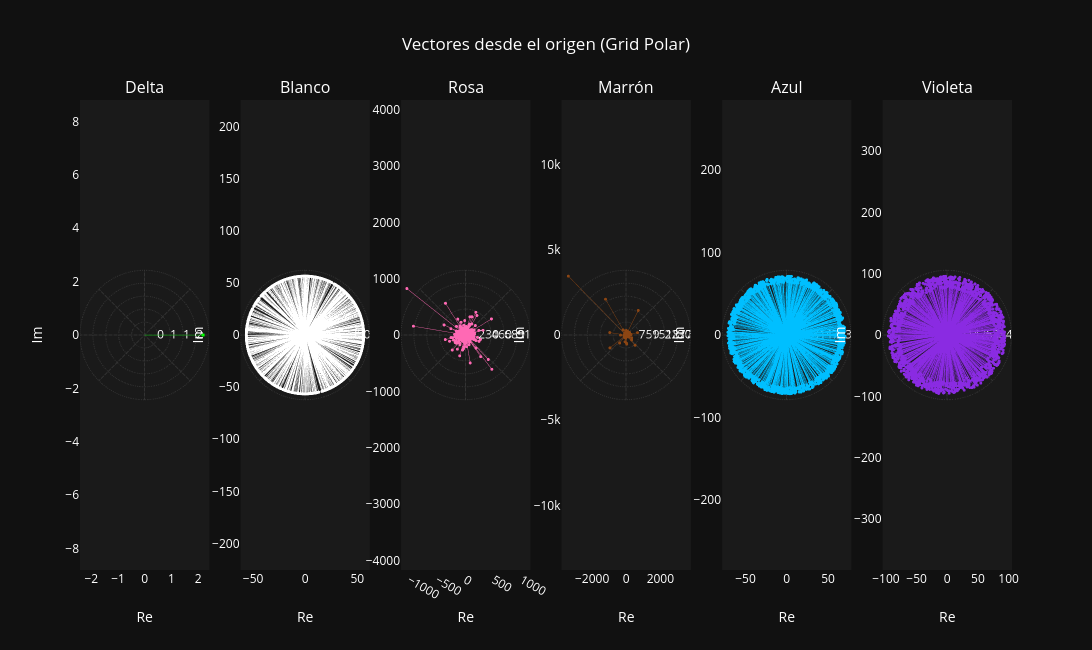

Here is the notebook cell this chart was saved with:
### Markdown cell above
## Coeficientes FFT en el plano complejo

Representamos cada coeficiente $H(f)$ como:

- **Vectores desde el origen** (Re vs Im): se ven las puntas y la dirección.
- **Nube de puntos**: útil para ver la forma (círculo, espiral, dispersión).

Los valores son reales (divididos entre $N$).

### Code cell
def vectores_desde_origen(mag, fase, max_vectores):
    idx = np.argsort(mag)[-max_vectores:]
    m = mag[idx]
    ph = fase[idx]
    x = m * np.cos(ph)
    y = m * np.sin(ph)
    xv, yv = [], []
    for xi, yi in zip(x, y):
        xv.extend([0, xi, None])
        yv.extend([0, yi, None])
    return np.array(xv), np.array(yv), x, y

def plot_complejo_vectores(senales, titulos, colores, max_vectores=1024):
    n = len(senales)
    fig = make_subplots(rows=1, cols=n, subplot_titles=titulos)
    for i, (sig, color) in enumerate(zip(senales, colores), start=1):
        Y = np.fft.rfft(sig) # Sin normalizar
        xv, yv, x, y_ = vectores_desde_origen(np.abs(Y), np.angle(Y), max_vectores)
        limite = max(np.abs(x).max(), np.abs(y_).max()) * 1.1
        if limite == 0: limite = 1.0

        # Grid: círculos
        for r in np.linspace(limite/5, limite, 5):
            theta = np.linspace(0, 2*np.pi, 100)
            fig.add_trace(go.Scattergl(x=r*np.cos(theta), y=r*np.sin(theta),
                                       mode='lines', line=dict(color='#333333', width=1, dash='dot'),
                                       showlegend=False, hoverinfo='skip'), row=1, col=i)
            fig.add_trace(go.Scattergl(x=[r], y=[0], mode='text', text=[f"{r:.0f}"],
                                       textposition="middle right", showlegend=False), row=1, col=i)

        # Grid: líneas a 45°
        for ang in np.arange(0, 180, 45):
            rad = np.deg2rad(ang)
            fig.add_trace(go.Scattergl(x=[limite*np.cos(rad), -limite*np.cos(rad)],
                                       y=[limite*np.sin(rad), -limite*np.sin(rad)],
                                       mode='lines', line=dict(color='#333333', width=1, dash='dash'),
                                       showlegend=False, hoverinfo='skip'), row=1, col=i)

        # Vectores
        fig.add_trace(go.Scattergl(x=xv, y=yv, mode='lines',
                                   line=dict(color=color, width=0.4),
                                   showlegend=False, hoverinfo='skip'), row=1, col=i)
        fig.add_trace(go.Scattergl(x=x, y=y_, mode='markers',
                                   marker=dict(color=color, size=3),
                                   name=titulos[i-1], showlegend=False), row=1, col=i)

        # Configurar ejes
        eje_x = "xaxis" if i == 1 else f"xaxis{i}"
        eje_y = "yaxis" if i == 1 else f"yaxis{i}"
        ref_y = "y" if i == 1 else f"y{i}"
        fig.layout[eje_x].update(title="Re", scaleanchor=ref_y, scaleratio=1, range=[-limite, limite], showgrid=False, zeroline=False)
        fig.layout[eje_y].update(title="Im", range=[-limite, limite], showgrid=False, zeroline=False)

    fig.update_layout(title="Vectores desde el origen (Grid Polar)", height=650, width=650 * n)
    fig.show()

plot_complejo_vectores(
    [h_delta, h_white, h_pink, h_brown, h_blue, h_violet],
    ["Delta", "Blanco", "Rosa", "Marrón", "Azul", "Violeta"],
    [COLOR_DELTA, COLOR_WHITE, COLOR_PINK, COLOR_BROWN, COLOR_BLUE, COLOR_VIOLET],
    max_vectores=1024
)
